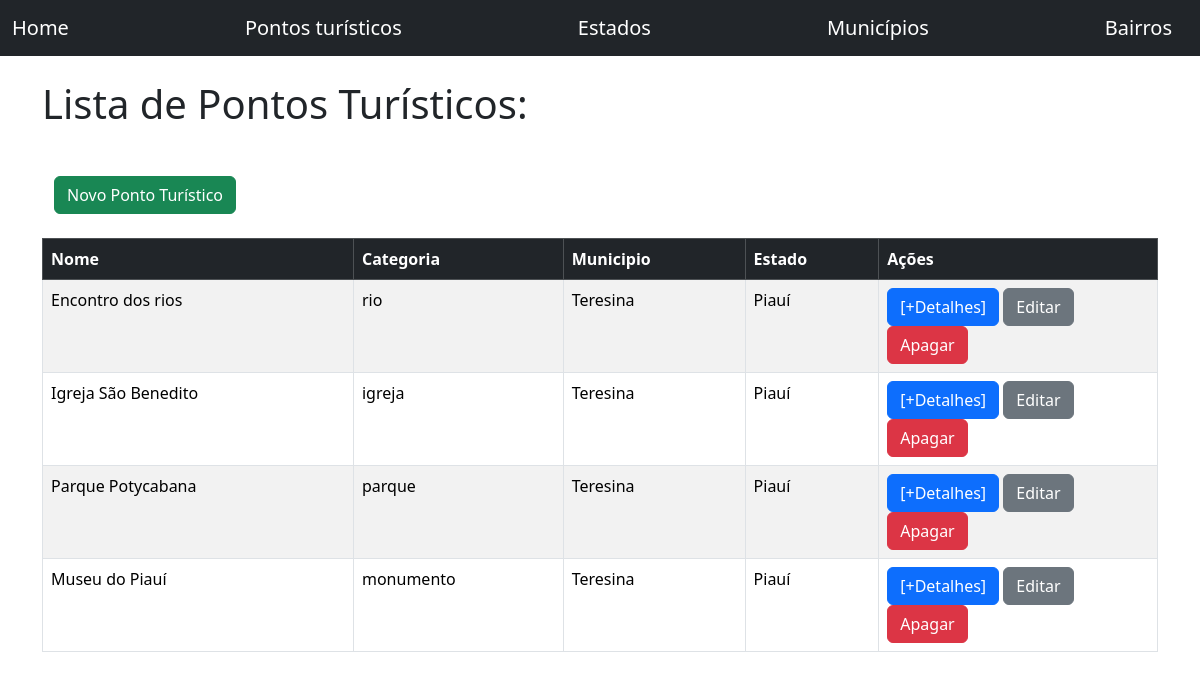
Page /pontos-turisticos/ on the committed database.
### cadastros/models.py (models this page shows, shortened)
class PontoTuristico(models.Model):
    CATEGORIAS= [
        ('praia','Praia'),
        ('museu','Museu'),
        ('parque','Parque'),
        ('igreja','Igreja'),
        ('monumento','Monumento'),
        ('rio','Rio'),
        ('outro','Outro'),
    ]
    nome        = models.CharField(max_length=150)
    descricao   = models.TextField()
    categoria   = models.CharField(max_length=20, choices=CATEGORIAS)
    estado      = models.ForeignKey(Estado, on_delete=models.DO_NOTHING)
    municipio   = ChainedForeignKey(
        Municipio,
        chained_field='estado',
        chained_model_field='estado',
        show_all= False,
        sort= True,
        on_delete=models.DO_NOTHING
        )
    bairro      = ChainedForeignKey(
        Bairro,
        chained_field='municipio',
        chained_model_field='municipio',
        show_all= False,
        sort= True,
        on_delete=models.DO_NOTHING
        )
    logradouro  = models.CharField(max_length=150)
    numero      = models.CharField(max_length=10)
    complemento = models.CharField(max_length=150, null=True, blank=True)
    cep         = models.CharField(max_length=9)
    ativo       = models.BooleanField(default=True)
    created_at  = models.DateTimeField(auto_now_add=True)
    latitude    = models.DecimalField(max_digits=9, decimal_places=6, blank=True, null=True)
    longitude   = models.DecimalField(max_digits=9, decimal_places=6, blank=True, null=True)

### core/models.py (models this page shows, shortened)
class Municipio(models.Model):
    nome= models.CharField(max_length=100)
    populacao= models.IntegerField()
    estado= models.ForeignKey(
        Estado,
        on_delete=models.DO_NOTHING
    )
    class Meta:
        verbose_name = 'Município'
        verbose_name_plural = 'Municípios'
        ordering = ['nome','populacao']

class Estado(models.Model):
    REGIOES=[
        ('N','Norte'),
        ('NE','Nordeste'),
        ('CO','Centro-oeste'),
        ('SE','Sudeste'),
        ('S','Sul'),
    ]
    nome= models.CharField(max_length=100)
    sigla= models.CharField (max_length=2)
    regiao= models.CharField(max_length=25, choices=REGIOES, null=True, blank=True)

### cadastros/views.py (the view)
# urls.py: path('pontos-turisticos/', views.listar_pontos, name= 'listar_pontos'),
def listar_pontos(request):
    pontos= PontoTuristico.objects.all()
    dados= {
        'pontos': pontos
    }
    return render(request, 'pontos/listar.html', dados)

### templates/pontos/listar.html (shortened to what this page needs)
{% extends 'base.html' %}
{% block titulo %}
    Lista de Pontos Turísticos:
{% endblock %}
{% block conteudo %}
<div class="row">
    <div class="col-md-12 p-4">
        <a class="btn btn-success" href="{% url 'criar_ponto' %}">Novo Ponto Turístico</a>
    </div>
</div>
<div class="row">
    <div class="col-md-12">
        <table class="table table-bordered table-striped">
            <thead>
                <tr class="table-dark">
                    <th>Nome</th>
                    <th>Categoria</th>
                    <th>Municipio</th>
                    <th>Estado</th>
                    <th style="width: 25%;">Ações</th>
                </tr>
            </thead>
            <tbody>
                {% for ponto in pontos %}
                    <tr>
                        <td>{{ ponto.nome }}</td>
                        <td>{{ ponto.categoria }}</td>
                        <td>{{ ponto.municipio.nome }}</td>
                        <td>{{ ponto.estado.nome }}</td>
                        <td>
                        <a type="button" class="btn btn-primary" href="{% url 'detalhes_ponto' ponto.id %}">[+Detalhes]</a>
                        <a type="button" class="btn btn-secondary" href="{% url 'editar_ponto' ponto.id %}">Editar</a>
                        <form action="{% url 'excluir_ponto' ponto.id %}" method="POST" style="display:inline;">
                                <button type="submit" class="btn btn-danger"
                                    onclick="return confirm('Tem certeza que deseja apagar?')">
                                    Apagar
                                </button>
                            </form>
                        </td>
                    </tr>
                {% empty %}
                <tr>
                    <td colspan='2'> Não existem estados cadastrados</td>
                </tr>
                {% endfor %}
            </tbody>
        </table>
    </div>
</div>
{% endblock %}

### rows in the picture
PontoTuristico: nome "Encontro dos rios", categoria "rio", municipio.nome "Teresina", estado.nome "Piauí"
PontoTuristico: nome "Igreja São Benedito", categoria "igreja", municipio.nome "Teresina", estado.nome "Piauí"
PontoTuristico: nome "Parque Potycabana", categoria "parque", municipio.nome "Teresina", estado.nome "Piauí"
PontoTuristico: nome "Museu do Piauí", categoria "monumento", municipio.nome "Teresina", estado.nome "Piauí"
